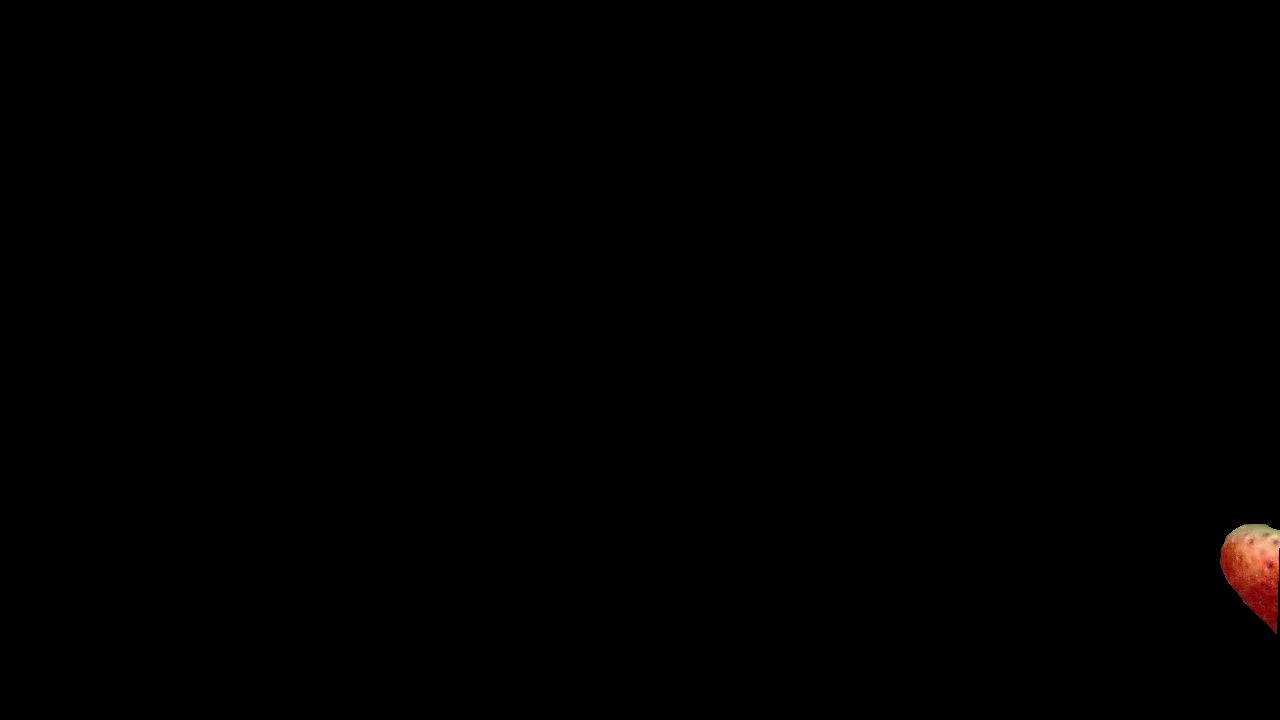
#> input picture polygon_crop_aiwei/Ripe2_004_00.png, 1280 x 720 px; its folder holds only this picture in this run
$ python HSV_no_color_analysis.py
#> lines starting #> are read from the running program, lines starting #| are printed output that depends on the picture
#> further down, img is the input picture: shape (720, 1280, 3); mean B, G, R 0.3, 0.4, 0.8
#> `hsv_img = cv.cvtColor(img, cv.COLOR_BGR2HSV)`: hsv_img: shape (720, 1280, 3); mean H, S, V 0.1, 0.9, 0.8
import os
import cv2 as cv
import matplotlib.pyplot as plt
from collections import Counter
import glob
import numpy as np

threshold = 80  # 区分度阈值


# 计算彩色图的直方图
def calchist_for_rgb(frame, num,label):
#> called with num = '004_00', label = 'Ripe2'
    h, s, v = cv.split(frame)  # 分离hsv三个通道
    hsv_H = cv.calcHist([h], [0], None, [256], [1, 255])
#> hsv_H = 256 values, max 396 at index 0, min 0 at index 32, mean 16.18
    hsv_S = cv.calcHist([s], [0], None, [256], [1, 255])
#> hsv_S = 256 values, max 58 at index 239, min 0 at index 0, mean 17.11
    # hsv_V = cv.calcHist([v], [0], None, [256], [0, 255])
    # ---------------- hsv均值 -----------------------
    hsv_sum = 0
    h_c, h_r = h.shape
#> h_c = 720; h_r = 1280
    area = 0
    xy = np.argwhere(img != [0, 0, 0])
    for coordinate in xy:
        i = coordinate[0]
        j = coordinate[1]
        if h[i][j]>=150:
            h[i][j]=h[i][j]%150
        else:
            h[i][j]+=31
        if s[i][j] > 0 and v[i][j] > 0:
            area += 1
        hsv_sum = hsv_sum + h[i][j]
#> this loop made 13355 passes
#> (coordinate, i, j, hsv_sum) on passes 1 to 12: ([524, 1244, 0], 524, 1244, 55), ([524, 1244, 1], 524, 1244, 141), ([524, 1244, 2], 524, 1244, 258), ([524, 1245, 0], 524, 1245, 313), ([524, 1245, 1], 524, 1245, 399), ([524, 1245, 2], 524, 1245, 516), ([524, 1246, 0], 524, 1246, 571), ([524, 1246, 1], 524, 1246, 657), ([524, 1246, 2], 524, 1246, 774), ([524, 1247, 0], 524, 1247, 827), ([524, 1247, 1], 524, 1247, 911), ([524, 1247, 2], 524, 1247, 1026)
#> (i, j) on passes 61 to 66: (524, 1264), (524, 1264), (524, 1264), (524, 1265), (524, 1265), (524, 1265)
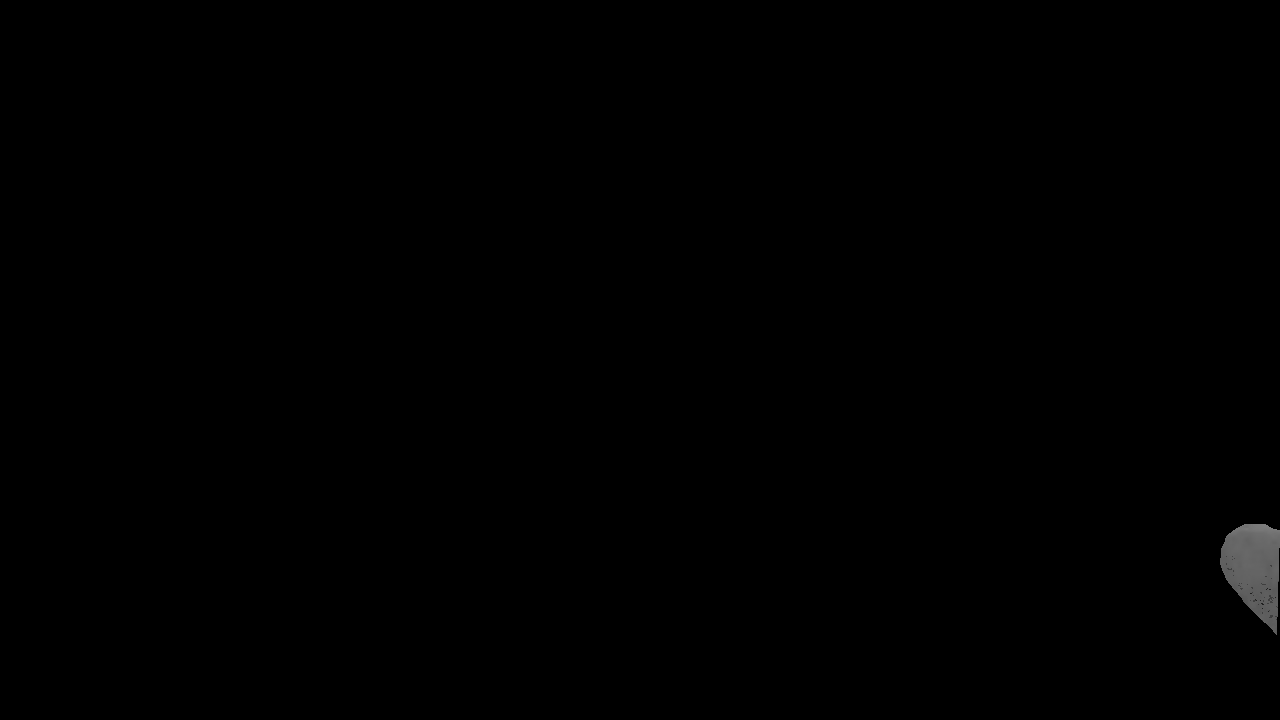
#> h: shape (720, 1280); min 0, max 125, mean 0.5
#> after the loop, area = 13355; hsv_sum = 915144
    mean_h = hsv_sum / area
#> mean_h = 68.52
    # print('mean h =', mean_h)

    hsv_sum = 0
    s_c, s_r = s.shape
#> s_c = 720; s_r = 1280
    for i in range(s_c):
        for j in range(s_r):
            hsv_sum = hsv_sum + s[i][j]
#> after the loop, hsv_sum = 820831
    mean_s = hsv_sum / area
#> mean_s = 61.46
    # print('mean s =', mean_s)

    hsv_sum = 0
    v_c, v_r = v.shape
#> v_c = 720; v_r = 1280
    for i in range(v_c):
        for j in range(v_r):
            hsv_sum = hsv_sum + v[i][j]
#> after the loop, hsv_sum = 772527
    mean_v = hsv_sum / area
#> mean_v = 57.85
    # print('mean v =', mean_v)
    # 绘制并保存色彩直方图
    print(type(hsv_H))
#| <class 'numpy.ndarray'>

    lis = []
    for i in range(150, 181):
        lis.append(hsv_H[i][0])
        hsv_H[i][0] = 0
#> after the loop, hsv_H = 256 values, max 396 at index 0, min 0 at index 32, mean 15.12; lis = 31 values, max 187 at index 29, min 0 at index 0, mean 8.74
    for i in range(149, -1, -1):
        hsv_H[i + 31][0] = hsv_H[i]
#> after the loop, hsv_H = 256 values, max 396 at index 0, min 0 at index 63, mean 30.23
    for i in range(0, 31):
        hsv_H[i][0] = lis[i]
#> after the loop, hsv_H = 256 values, max 396 at index 31, min 0 at index 0, mean 16.18


    plt.plot(hsv_H, color="r",label="H")
    plt.plot(hsv_S, color="g",label="S")
    plt.legend()
    plt.title('shift_right_30')
    # plt.plot(hsv_V, color="b")
    plt.savefig(f'/home/xplv/fenghao_2/test/{label}_{num}_mean-h:{mean_h:.2f}_mean-s:{mean_s:.2f}.jpg')
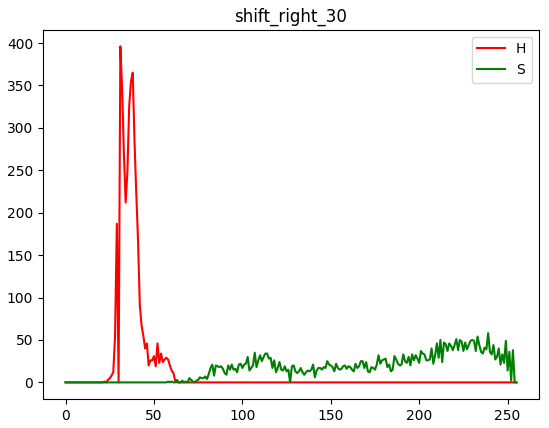
#> figure drawn by matplotlib, 1 panel; curve peaks at x = 31, y = 396; curve peaks at x = 239, y = 58
    plt.close()


if __name__ == '__main__':
    path = r'/home/xplv/fenghao_2/Quantification_of_Strawberry_Maturity/polygon_crop_aiwei/*.png'
    files = glob.iglob(path)
    index = 0
    for file in files:
        print(file)
        label = file.split('/')[6].split('_')[0]
        photos_num = file.split('/')[6].split('_')[1]+'_'+file.split('/')[6].split('_')[2].split('.')[0]
        #photos_num = file.split('/')[6].split('_')[1] + '_' + file.split('/')[6].split('_')[2]
        img = cv.imread(file)
        hsv_img = cv.cvtColor(img, cv.COLOR_BGR2HSV)

        # cv.imshow('frame', frame)
        # cv.waitKey(0)
        calchist_for_rgb(hsv_img, photos_num,label)  # 第一个参数改为img可以获取BGR直方图
        cv.imwrite(f'/home/xplv/fenghao_2/test/{label}_{photos_num}.jpg',img)
